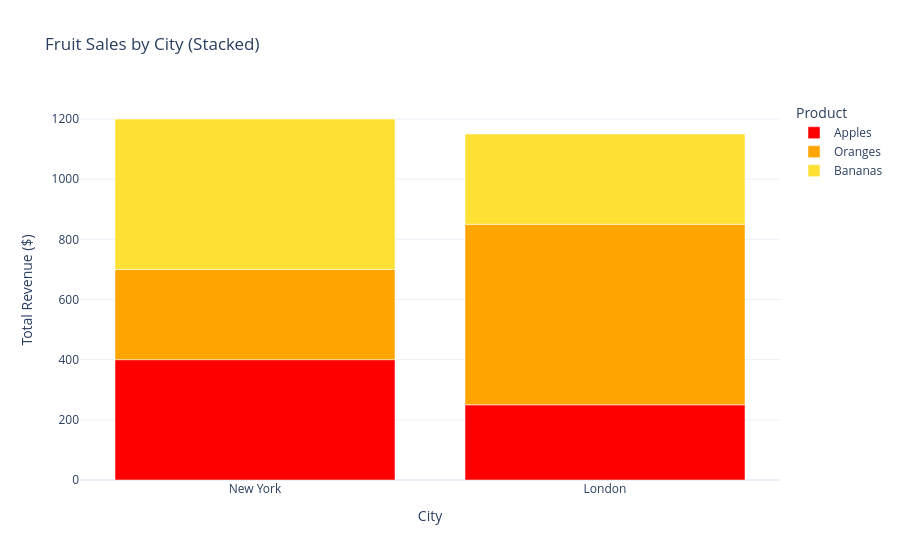

Here is the notebook cell this chart was saved with:
### Markdown cell above
# Stacked Bar Chart

### Code cell
import plotly.express as px
import pandas as pd
import os

# HTML Full Output Path
output_filename = "stacked_bar_chart.html"
full_path = os.path.join(os.getcwd(), output_filename)

# 1. Create a simple dataset
data = {
    "City": ["New York", "New York", "New York", "London", "London", "London"],
    "Product": ["Apples", "Oranges", "Bananas", "Apples", "Oranges", "Bananas"],
    "Sales": [400, 300, 500, 250, 600, 300]
}

color_map = {
    "Apples": "red",            # CSS color name
    "Oranges": "#FFA500",       # Hex code
    "Bananas": "rgb(255, 225, 53)" # RGB string
}

df = pd.DataFrame(data)

# 2. Create the stacked bar chart
# 'x' is the category on the axis
# 'y' is the numerical value
# 'color' tells Plotly how to stack the bars
fig = px.bar(df, 
             x="City", 
             y="Sales", 
             color="Product", 
             color_discrete_map=color_map, # Apply the custom colors here
             title="Fruit Sales by City (Stacked)",
             labels={"Sales": "Total Revenue ($)"},
             template="plotly_white")

# 3. Show the chart
fig.show()

# 4. Save the chart as an HTML file
fig.write_html(full_path)

### Figure 1 — Plotly figure (JSON) as saved in the notebook; plotly's stock layout.template omitted (floating-point values rounded to 4 significant figures)
{"data": [{"hovertemplate": "Product=Apples<br>City=%{x}<br>Total Revenue ($)=%{y}<extra></extra>", "legendgroup": "Apples", "marker": {"color": "red", "pattern": {"shape": ""}}, "name": "Apples", "orientation": "v", "showlegend": true, "textposition": "auto", "type": "bar", "x": ["New York", "London"], "xaxis": "x", "y": [400, 250], "yaxis": "y"}, {"hovertemplate": "Product=Oranges<br>City=%{x}<br>Total Revenue ($)=%{y}<extra></extra>", "legendgroup": "Oranges", "marker": {"color": "#FFA500", "pattern": {"shape": ""}}, "name": "Oranges", "orientation": "v", "showlegend": true, "textposition": "auto", "type": "bar", "x": ["New York", "London"], "xaxis": "x", "y": [300, 600], "yaxis": "y"}, {"hovertemplate": "Product=Bananas<br>City=%{x}<br>Total Revenue ($)=%{y}<extra></extra>", "legendgroup": "Bananas", "marker": {"color": "rgb(255, 225, 53)", "pattern": {"shape": ""}}, "name": "Bananas", "orientation": "v", "showlegend": true, "textposition": "auto", "type": "bar", "x": ["New York", "London"], "xaxis": "x", "y": [500, 300], "yaxis": "y"}], "layout": {"barmode": "relative", "legend": {"title": {"text": "Product"}, "tracegroupgap": 0}, "title": {"text": "Fruit Sales by City (Stacked)"}, "xaxis": {"anchor": "y", "domain": [0, 1], "title": {"text": "City"}}, "yaxis": {"anchor": "x", "domain": [0, 1], "title": {"text": "Total Revenue ($)"}}}}
